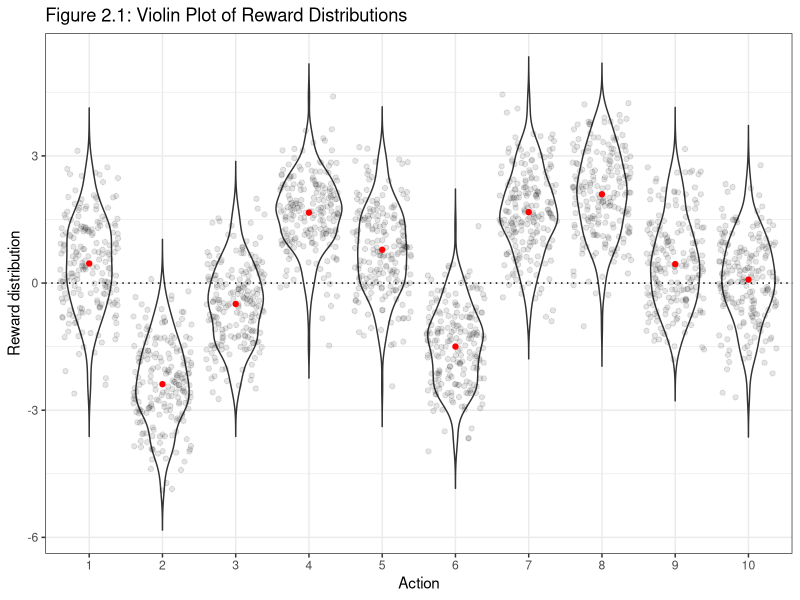
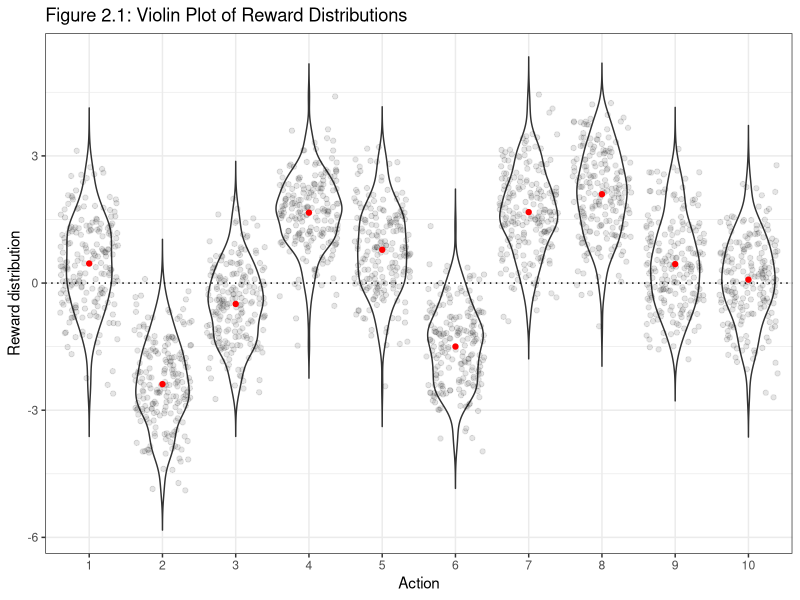

These charts were generated, in order, by the following R code: (Note: a time limit stopped this script after it produced the figures.)
library(R6)
library(ggplot2); theme_set(theme_bw())
library(patchwork)

# BaseBandit class ----
BaseBandit <- R6Class("BaseBandit",
  public = list(
    k_arm = NULL,
    eps = NULL,
    initial_q = NULL,
    true_q_mean = NULL,
    possible_actions = NULL,
    q_true = NULL,
    q_estimate = NULL,
    action_count = NULL,
    optimal_action_freq = NULL,
    
    initialize = function(k_arm = 10, eps = 0, initial_q = 0, true_q_mean = 0) {
      self$k_arm <- k_arm
      self$eps <- eps
      self$initial_q <- initial_q
      self$true_q_mean <- true_q_mean
      self$possible_actions <- 1:k_arm
      self$reset()
    },
    
    reset = function() {
      self$q_true <- rnorm(self$k_arm, mean = self$true_q_mean, sd = 1)
      self$q_estimate <- rep(self$initial_q, self$k_arm)
      self$action_count <- rep(0, self$k_arm)
      self$optimal_action_freq <- 0
    },
    
    act = function() {
      if (runif(1) < self$eps) {
        sample(self$possible_actions, 1)
      } else {
        which.max(self$q_estimate)
      }
    },
    
    reward = function(action) {
      rnorm(1, mean = self$q_true[action], sd = 1)
    },
    
    update_q = function(action, reward) {
      self$q_estimate[action] <- self$q_estimate[action] +
        1 / self$action_count[action] * (reward - self$q_estimate[action])
    },
    
    step = function() {
      action <- self$act()
      r <- self$reward(action)
      self$action_count[action] <- self$action_count[action] + 1
      self$update_q(action, r)
      if (action == which.max(self$q_true)) {
        self$optimal_action_freq <- self$optimal_action_freq +
          1 / sum(self$action_count) * (1 - self$optimal_action_freq)
      }
      list(action = action, reward = r)
    }
  )
)

# ExponentialAverageBandit class ----
ExponentialAverageBandit <- R6Class("ExponentialAverageBandit",
  inherit = BaseBandit,
  public = list(
    step_size = NULL,
    initialize = function(k_arm = 10, eps = 0, initial_q = 0, true_q_mean = 0, step_size = 0.1) {
      super$initialize(k_arm = k_arm, eps = eps, initial_q = initial_q, true_q_mean = true_q_mean)
      self$step_size <- step_size
    },
    update_q = function(action, reward) {
      self$q_estimate[action] <- self$q_estimate[action] + self$step_size * (reward - self$q_estimate[action])
    }
  )
)

# UCBBandit class ----
UCBBandit <- R6Class("UCBBandit",
  inherit = BaseBandit,
  public = list(
    c = NULL,
    initialize = function(k_arm = 10, eps = 0, initial_q = 0, true_q_mean = 0, c = 2) {
      super$initialize(k_arm = k_arm, eps = eps, initial_q = initial_q, true_q_mean = true_q_mean)
      self$c <- c
    },
    act = function() {
      if (runif(1) < self$eps) {
        sample(self$possible_actions, 1)
      } else {
        t <- sum(self$action_count) + 1
        # adding a small value to avoid division by zero
        q <- self$q_estimate + self$c * sqrt(log(t) / (self$action_count + 1e-6))
        which.max(q)
      }
    }
  )
)

# GradientBandit class ----
GradientBandit <- R6Class("GradientBandit",
  inherit = BaseBandit,
  public = list(
    baseline = NULL,
    step_size = NULL,
    average_reward = NULL,
    softmax = NULL,
    initialize = function(k_arm = 10, eps = 0, initial_q = 0, true_q_mean = 0,
                          baseline = TRUE, step_size = 0.1) {
      super$initialize(k_arm = k_arm, eps = eps, initial_q = initial_q, true_q_mean = true_q_mean)
      self$baseline <- baseline
      self$step_size <- step_size
      self$average_reward <- 0
    },
    act = function() {
      exp_est <- exp(self$q_estimate)
      self$softmax <- exp_est / sum(exp_est)
      sample(self$possible_actions, 1, prob = self$softmax)
    },
    update_q = function(action, reward) {
      self$average_reward <- self$average_reward +
        1 / sum(self$action_count) * (reward - self$average_reward)
      baseline_val <- if (self$baseline) self$average_reward else 0
      mask <- rep(0, self$k_arm)
      mask[action] <- 1
      self$q_estimate <- self$q_estimate + self$step_size * (reward - baseline_val) * (mask - self$softmax)
    }
  )
)

# Run bandits simulation ----
run_bandits <- function(bandits, n_runs, n_steps) {
  n_bandits <- length(bandits)
  rewards_array <- array(0, dim = c(n_bandits, n_runs, n_steps))
  optimal_action_freqs <- array(0, dim = c(n_bandits, n_runs, n_steps))
  
  for (b in seq_len(n_bandits)) {
    for (run in seq_len(n_runs)) {
      bandits[[b]]$reset()
      for (step in seq_len(n_steps)) {
        res <- bandits[[b]]$step()
        rewards_array[b, run, step] <- res$reward
        if (res$action == which.max(bandits[[b]]$q_true)) {
          optimal_action_freqs[b, run, step] <- 1
        }
      }
    }
  }
  
  avg_rewards <- apply(rewards_array, c(1, 3), mean)
  avg_optimal_action_freqs <- apply(optimal_action_freqs, c(1, 3), mean)
  
  list(avg_rewards = avg_rewards, avg_optimal_action_freqs = avg_optimal_action_freqs)
}

# Figure 2.1: Violin plot of reward distributions ----
fig_2_1 <- function() {
  set.seed(666)
  data_mat <- matrix(rnorm(200 * 10), ncol = 10)
  shifts <- rnorm(10)
  for (i in 1:10) {
    data_mat[, i] <- data_mat[, i] + shifts[i]
  }
  df <- data.frame(
    value = as.vector(data_mat),
    action = factor(rep(1:10, each = 200))
  )
  
  p <- ggplot(df, aes(x = action, y = value)) +
    geom_violin(trim = FALSE) +
    geom_jitter(alpha= 0.1) +
    stat_summary(fun = mean, geom = "point", color = "red") +
    geom_hline(yintercept = 0, linetype="dotted") +
    labs(x = "Action", y = "Reward distribution",
         title = "Figure 2.1: Violin Plot of Reward Distributions")
  
  print(p)
  fig_num <- "2_1"
  filename <- file.path(paste0("figures/fig_", fig_num, ".png"))
  ggsave(filename = filename)
}

fig_2_1()

# Figure 2.2: Average performance of ε-greedy methods ----
# runs=2000, steps=1000
fig_2_2 <- function(runs = 2000, steps = 1000, epsilons = c(0, 0.01, 0.1)) {
  bandits <- lapply(epsilons, function(eps) BaseBandit$new(eps = eps))
  res <- run_bandits(bandits, runs, steps)
  avg_rewards <- res$avg_rewards  # rows: bandits, columns: steps
  avg_optimal <- res$avg_optimal_action_freqs
  
  df_rewards <- data.frame(
    step = rep(1:steps, times = length(epsilons)),
    avg_reward = as.vector(t(avg_rewards)),
    epsilon = factor(rep(epsilons, each = steps))
  )
  
  p1 <- ggplot(df_rewards, aes(x = step, y = avg_reward, colour = epsilon)) +
    geom_line() +
    labs(title = "Figure 2.2 (Top): Average Reward", x = "Steps", y = "Average Reward")
  
  df_optimal <- data.frame(
    step = rep(1:steps, times = length(epsilons)),
    optimal = as.vector(t(avg_optimal)),
    epsilon = factor(rep(epsilons, each = steps))
  )
  
  p2 <- ggplot(df_optimal, aes(x = step, y = optimal, colour = epsilon)) +
    geom_line() +
    labs(title = "Figure 2.2 (Bottom): % Optimal Action", x = "Steps", y = "% Optimal Action")
  
  print(p1 / p2)
  # print(p2)
  
  fig_num <- "2_2"
  filename <- file.path(paste0("figures/fig_", fig_num, ".png"))
  ggsave(filename = filename, p2)

}

# Run the figures (they will be printed, not saved)
start.time <- Sys.time()
fig_2_2()
end.time <- Sys.time()
time.taken <- end.time - start.time
time.taken


# EXPERIMENT START PARALLEL ----
library(parallel)

# Updated run_bandits with parallel execution over runs ----
run_bandits <- function(bandits, n_runs, n_steps) {
  n_bandits <- length(bandits)
  rewards_array <- array(0, dim = c(n_bandits, n_runs, n_steps))
  optimal_action_freqs <- array(0, dim = c(n_bandits, n_runs, n_steps))
  
  # Determine the number of cores to use
  n_cores <- detectCores() - 1
  
  for (b in seq_len(n_bandits)) {
    # Parallel loop over runs for bandit b
    run_results <- mclapply(seq_len(n_runs), function(run) {
      bandits[[b]]$reset()
      rewards_run <- numeric(n_steps)
      optimal_run <- numeric(n_steps)
      for (step in seq_len(n_steps)) {
        res <- bandits[[b]]$step()
        rewards_run[step] <- res$reward
        if (res$action == which.max(bandits[[b]]$q_true)) {
          optimal_run[step] <- 1
        }
      }
      list(rewards = rewards_run, optimal = optimal_run)
    }, mc.cores = n_cores)
    
    # Collect the results from the parallel loop
    for (run in seq_len(n_runs)) {
      rewards_array[b, run, ] <- run_results[[run]]$rewards
      optimal_action_freqs[b, run, ] <- run_results[[run]]$optimal
    }
  }
  
  avg_rewards <- apply(rewards_array, c(1, 3), mean)
  avg_optimal_action_freqs <- apply(optimal_action_freqs, c(1, 3), mean)
  
  list(avg_rewards = avg_rewards, avg_optimal_action_freqs = avg_optimal_action_freqs)
}

# Figure 2.2: Average performance of ε-greedy methods using ggplot ----
fig_2_2 <- function(runs = 2000,
                    steps = 1000,
                    epsilons = c(0, 0.01, 0.1)) {
  bandits <- lapply(epsilons, function(eps) BaseBandit$new(eps = eps))
  res <- run_bandits(bandits, runs, steps)
  avg_rewards <- res$avg_rewards  # rows: bandits, columns: steps
  avg_optimal <- res$avg_optimal_action_freqs
  
  df_rewards <- data.frame(
    step = rep(1:steps, times = length(epsilons)),
    avg_reward = as.vector(t(avg_rewards)),
    epsilon = factor(rep(epsilons, each = steps))
  )
  
  p1 <- ggplot(df_rewards, aes(x = step, y = avg_reward, colour = epsilon)) +
    geom_line() +
    labs(title = "Figure 2.2 (Top): Average Reward", x = "Steps", y = "Average Reward")
  
  df_optimal <- data.frame(
    step = rep(1:steps, times = length(epsilons)),
    optimal = as.vector(t(avg_optimal)),
    epsilon = factor(rep(epsilons, each = steps))
  )
  
  p2 <- ggplot(df_optimal, aes(x = step, y = optimal, colour = epsilon)) +
    geom_line() +
    labs(title = "Figure 2.2 (Bottom): % Optimal Action", x = "Steps", y = "% Optimal Action")
  
  print(p1 / p2)
  print(p2)
  
  fig_num <- "2_2"
  filename <- file.path(paste0("figures/fig_", fig_num, ".png"))
  ggsave(filename = filename, p2)
}

# Run the figure
start.time <- Sys.time()
fig_2_2()
end.time <- Sys.time()
time.taken <- end.time - start.time
time.taken

# EXPERIMENT END PARALLEL ----

# Figure 2.3: The effect of optimistic initial action-value estimates ----
# on the 10-armed testbed using exponential average bandits.
# Both methods use a constant step-size parameter, step_size = 0.1.
fig_2_3 <- function(runs = 2000, steps = 1000, epsilons = c(0, 0.1), initial_qs = c(5, 0)) {
  bandits <- list()
  for (i in seq_along(epsilons)) {
    bandits[[i]] <- ExponentialAverageBandit$new(eps = epsilons[i],
                                                 initial_q = initial_qs[i],
                                                 step_size = 0.1)
  }
  res <- run_bandits(bandits, runs, steps)
  avg_optimal <- res$avg_optimal_action_freqs  # matrix: rows=bandits, columns=steps
  
  # Create a dataframe for plotting
  df <- data.frame(
    step = rep(1:steps, times = length(epsilons)),
    optimal = as.vector(t(avg_optimal)),
    label = factor(rep(paste0("Q1 = ", initial_qs, ", eps = ", epsilons),
                       each = steps))
  )
  
  p <- ggplot(df, aes(x = step, y = optimal, colour = label)) +
    geom_line() +
    labs(title = "Figure 2.3: Optimistic Initial Action-Value Estimates",
         x = "Steps", y = "% Optimal Action")
  
  print(p)
  fig_num <- "2_3"
  filename <- file.path(paste0("figures/fig_", fig_num, ".png"))
  ggsave(filename = filename)
}

start.time <- Sys.time()
fig_2_3()
end.time <- Sys.time()
time.taken <- end.time - start.time
time.taken
# Time difference of 1.791621 mins

# Figure 2.4: Average performance of UCB action selection vs. ε-greedy. ----
fig_2_4 <- function(runs = 2000, steps = 1000) {
  bandits <- list(
    UCBBandit$new(eps = 0, c = 2),
    BaseBandit$new(eps = 0.1)
  )
  res <- run_bandits(bandits, runs, steps)
  avg_optimal <- res$avg_optimal_action_freqs
  
  # Create labels for the two methods
  labels <- c(paste("UCB c =", bandits[[1]]$c),
              paste("ε-greedy ε =", bandits[[2]]$eps))
  
  df <- data.frame(
    step = rep(1:steps, times = 2),
    optimal = as.vector(t(avg_optimal)),
    label = factor(rep(labels, each = steps))
  )
  
  p <- ggplot(df, aes(x = step, y = optimal, colour = label)) +
    geom_line() +
    labs(title = "Figure 2.4: UCB vs. ε-greedy Performance",
         x = "Steps", y = "% Optimal Action")
  
  print(p)
  fig_num <- "2_4"
  filename <- file.path(paste0("figures/fig_", fig_num, ".png"))
  ggsave(filename = filename)
}

start.time <- Sys.time()
fig_2_4()
end.time <- Sys.time()
time.taken <- end.time - start.time
time.taken

# Figure 2.5: Average performance of the gradient bandit algorithm with and without a reward baseline. -----
fig_2_5 <- function(runs = 2000, steps = 1000) {
  bandits <- list(
    GradientBandit$new(step_size = 0.1, true_q_mean = 4, baseline = TRUE),
    GradientBandit$new(step_size = 0.4, true_q_mean = 4, baseline = TRUE),
    GradientBandit$new(step_size = 0.1, true_q_mean = 4, baseline = FALSE),
    GradientBandit$new(step_size = 0.4, true_q_mean = 4, baseline = FALSE)
  )
  res <- run_bandits(bandits, runs, steps)
  avg_optimal <- res$avg_optimal_action_freqs
  
  # Create labels based on bandit parameters
  labels <- sapply(bandits, function(b) {
    paste("step_size =", b$step_size, ", baseline =", b$baseline)
  })
  
  df <- data.frame(
    step = rep(1:steps, times = length(bandits)),
    optimal = as.vector(t(avg_optimal)),
    label = factor(rep(labels, each = steps))
  )
  
  p <- ggplot(df, aes(x = step, y = optimal, colour = label)) +
    geom_line() +
    labs(title = "Figure 2.5: Gradient Bandit Performance",
         x = "Steps", y = "% Optimal Action")
  
  print(p)
  
  fig_num <- "2_5"
  filename <- file.path(paste0("figures/fig_", fig_num, ".png"))
  ggsave(filename = filename)
}

start.time <- Sys.time()
fig_2_5()
end.time <- Sys.time()
time.taken <- end.time - start.time
time.taken
# Time difference of 5.332234 mins

# Figure 2.6: Parameter study performance ----
fig_2_6 <- function(runs = 2000, steps = 1000) {
  labels <- c("epsilon-greedy", "gradient bandit", "UCB", "optimistic initialization")

  params_list <- list(
    seq(-7, -2),  # epsilon-greedy: varying epsilon = 2^x
    seq(-5, 1),   # gradient bandit: varying step_size = 2^x
    seq(-4, 3),   # UCB: varying c = 2^x
    seq(-2, 2)    # optimistic initialization: varying initial_q = 2^x
  )
  
  # Define generator functions for each algorithm.
  # Note: Our BaseBandit uses sample averages (epsilon-greedy) by default.
  generators <- list(
    function(x) BaseBandit$new(eps = x),                      # epsilon-greedy: vary epsilon
    function(x) GradientBandit$new(step_size = x, baseline = TRUE),  # gradient bandit: vary step_size
    function(x) UCBBandit$new(eps = 0, c = x),                # UCB: vary c
    function(x) BaseBandit$new(eps = 0, initial_q = x)        # optimistic initialization: vary initial_q
  )
  
  # Create a list of bandit instances for all parameter values.
  bandits <- list()
  for(i in seq_along(generators)) {
    for(exp_val in params_list[[i]]) {
      # Convert exponent to actual parameter value: parameter = 2^(exponent)
      param_val <- 2^exp_val
      bandits[[length(bandits) + 1]] <- generators[[i]](param_val)
    }
  }
  
  # Run simulation for all bandits.
  # Our run_bandits returns a list with avg_rewards (matrix: bandit x steps).
  res <- run_bandits(bandits, runs, steps)
  avg_rewards <- res$avg_rewards
  # For each bandit, compute average reward across all steps.
  rewards <- apply(avg_rewards, 1, mean)
  
  # Build a data frame grouping results by algorithm.
  df <- data.frame()
  idx <- 1
  for(i in seq_along(labels)) {
    l <- length(params_list[[i]])
    exponents <- params_list[[i]]
    rewards_group <- rewards[idx:(idx + l - 1)]
    df <- rbind(df, data.frame(
      exponent = exponents,
      avg_reward = rewards_group,
      algorithm = labels[i]
    ))
    idx <- idx + l
    print("index:", idx)
  }
  
  p <- ggplot(df, aes(x = exponent, y = avg_reward, colour = algorithm)) +
    geom_line() +
    geom_point() +
    labs(title = "Figure 2.6: Parameter Study Performance",
         x = "Parameter exponent (x where parameter = 2^x)",
         y = "Average Reward per Step")
  
  print(p)
  
  print(p)
  fig_num <- "2_6"
  filename <- file.path(paste0("figures/fig_", fig_num, ".png"))
  ggsave(filename = filename)
  
  return(df)
}

start.time <- Sys.time()
fig_2_6(runs = 2000, steps = 1000)
end.time <- Sys.time()
time.taken <- end.time - start.time
time.taken

# Time difference of 51.49427 mins
# 
#  exponent avg_reward                 algorithm
# 1        -7  1.1689944            epsilon-greedy
# 2        -6  1.2582153            epsilon-greedy
# 3        -5  1.3112762            epsilon-greedy
# 4        -4  1.3427151            epsilon-greedy
# 5        -3  1.2789476            epsilon-greedy
# 6        -2  1.1132311            epsilon-greedy
# 7        -5  1.0897209           gradient bandit
# 8        -4  1.2640124           gradient bandit
# 9        -3  1.3391458           gradient bandit
# 10       -2  1.4197588           gradient bandit
# 11       -1  1.3661293           gradient bandit
# 12        0  1.2600573           gradient bandit
# 13        1  1.1043205           gradient bandit
# 14       -4  1.4129722                       UCB
# 15       -3  1.4097353                       UCB
# 16       -2  1.4224734                       UCB
# 17       -1  1.4680971                       UCB
# 18        0  1.4752659                       UCB
# 19        1  1.3938571                       UCB
# 20        2  1.1861562                       UCB
# 21        3  0.7776442                       UCB
# 22       -2  1.1566112 optimistic initialization
# 23       -1  1.2467735 optimistic initialization
# 24        0  1.3614493 optimistic initialization
# 25        1  1.4161803 optimistic initialization
# 26        2  1.3679475 optimistic initialization
